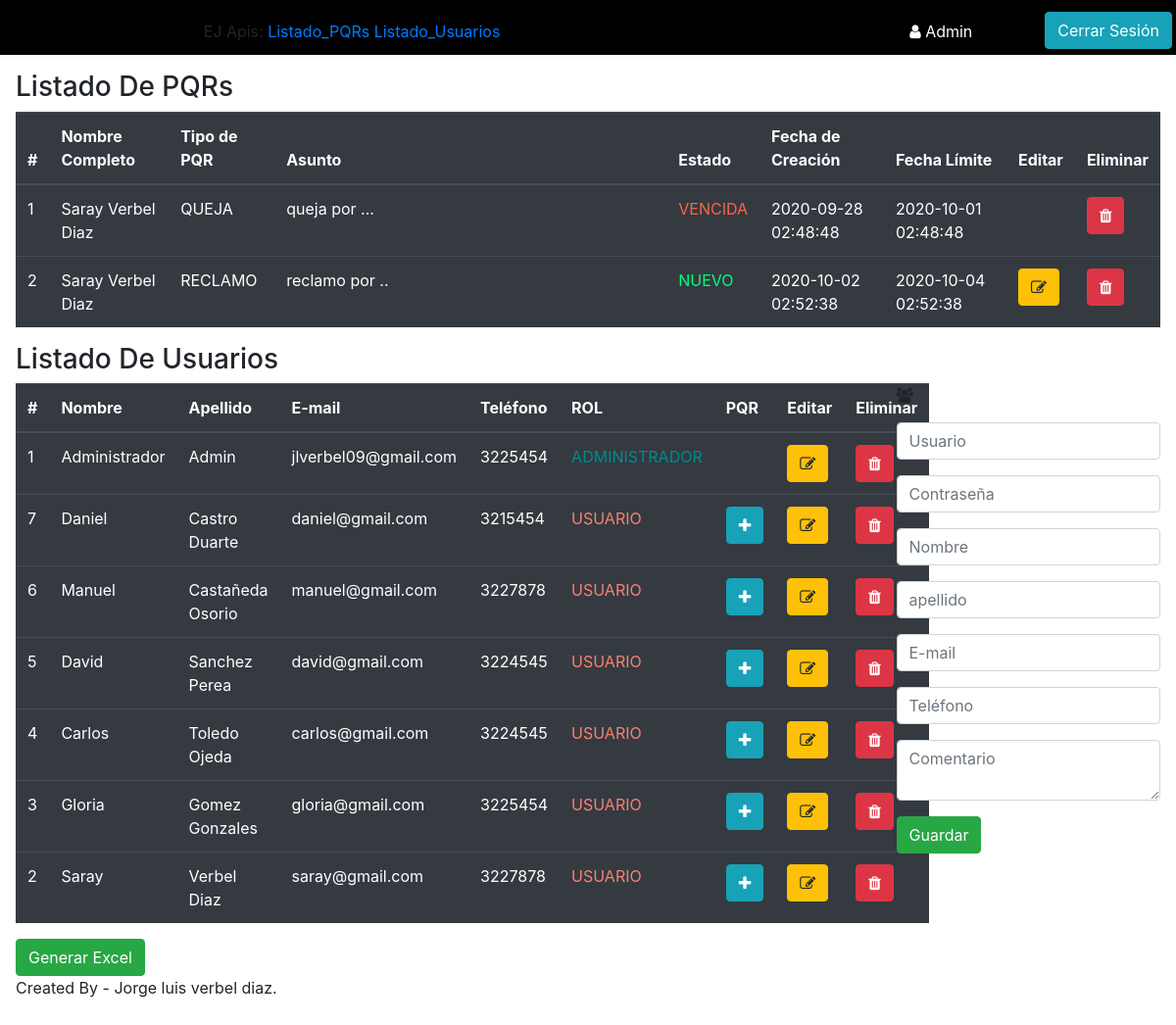
/site/dashboard/dashboard.php (signed in), run on an earlier commit of the app's database.
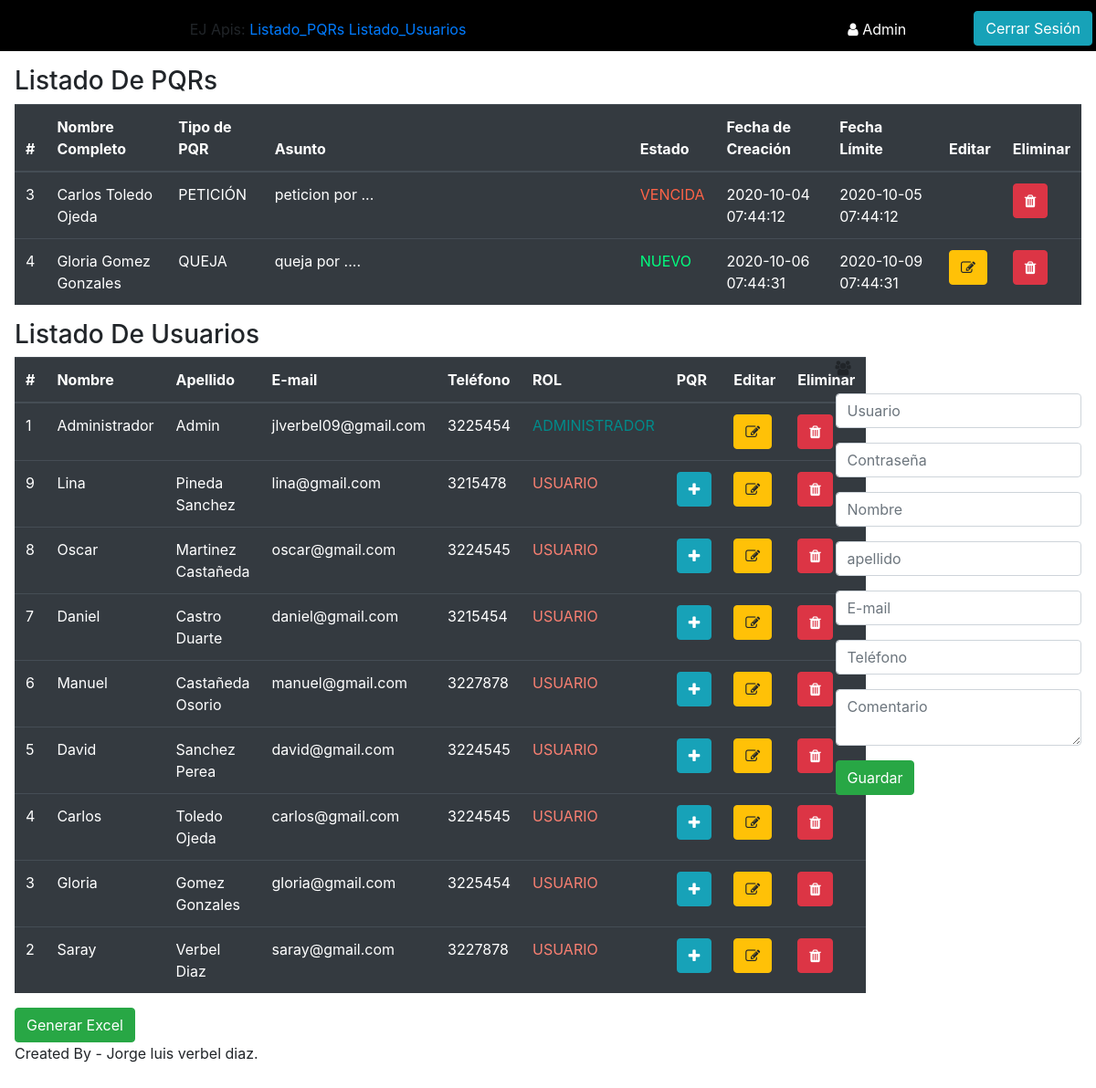
And on a later commit of the database.
### tables this page shows
CREATE TABLE `pqr` (
  `id` int(11) NOT NULL AUTO_INCREMENT,
  `id_usuario` int(11) DEFAULT NULL,
  `tipo_pqr` enum('Petición','Queja','Reclamo') DEFAULT NULL,
  `asunto_pqr` text DEFAULT NULL,
  `estado` enum('Nuevo','En ejecución','Cerrado','Vencida') DEFAULT NULL,
  `fecha_creacion` datetime DEFAULT NULL,
  `fecha_limite` datetime DEFAULT NULL,
  `updated_at` date DEFAULT NULL,
  PRIMARY KEY (`id`)
);

CREATE TABLE `users` (
  `id` int(11) NOT NULL AUTO_INCREMENT,
  `firstname` varchar(100) DEFAULT NULL,
  `lastname` varchar(100) DEFAULT NULL,
  `email` varchar(100) DEFAULT NULL,
  `phone` double DEFAULT NULL,
  `rol` enum('Administrador','Usuario') DEFAULT NULL,
  `user` varchar(100) DEFAULT NULL,
  `password` varchar(100) DEFAULT NULL,
  `commentary` text DEFAULT NULL,
  `created_at` datetime DEFAULT NULL,
  `updated_at` datetime DEFAULT NULL,
  PRIMARY KEY (`id`)
);

### class/clsConnectDB.php (called while the page is built, shortened)
<?php
	class ConnectDB {
		private $user="root";
		private $password='';
		private $host="localhost";
		private $db="extreme";
		private $charset="utf8";
		private $conexion;
		private function Conectar() {
			$this->conexion = new mysqli($this->host, $this->user, $this->password, $this->db);
			$this->conexion->set_charset($this->charset);
			if ($this->conexion->connect_errno) {
				return false;
			}else {
				return true;
			}
		}
		function enviarQuery($query,$tipo,$rtID=false) {
			switch ($tipo) {
				case 'R':
					$resultado = $this->conexion->query($query);
					if (!$resultado) {
						$this->errMsj = $this->conexion->connect_errno.":".$this->conexion->connect_error;
					}else {
						if (@$resultado->num_rows == 0) {
							return false;
						}
						else {
							$resultado->data_seek(0);
							while ($fila = $resultado->fetch_assoc()) {
								$rst[] = $fila;
							}
							return $rst;
						}
					}
					break;
			}
		}
	}
?>

### class/clsDashboard.php (called while the page is built, shortened)
<?php
	class Dashboard
	{
		private $db;
		function __construct() {
			$this->db = new ConnectDB();
		}
		function listadoClientes(){
			$query = "SELECT * FROM users ORDER BY rol,id DESC;";
			$rst = $this->db->enviarQuery($query,'R');
			if(@$rst[0]['id'] != ""){
				return $rst;
			}else{
				return array("ErrorStatus"=>true);
			}
		}
		function listPQR(){
			$query2 = "SELECT *, p.id as pqrID FROM pqr p
			inner join users u on u.id = p.id_usuario
			WHERE
			fecha_limite < NOW() and estado <> 'Vencida' or
			fecha_limite < NOW() and estado <> 'Cerrado'
			";
			$rst2 = $this->db->enviarQuery($query2,'R');
			if(@$rst2[0]['id'] != ""){
				foreach($rst2 as $r2){
					$query2 = "UPDATE pqr SET
					estado = 'Vencida'
					WHERE id = ".$r2['pqrID']."
					";
					$this->db->enviarQuery($query2,'R');
				}
			}
			$query = "SELECT p.id,id_usuario, firstname, lastname, tipo_pqr, asunto_pqr, estado,fecha_creacion, fecha_limite FROM pqr p
			INNER JOIN users u ON u.`id` = p.`id_usuario`";
			$rst = $this->db->enviarQuery($query,'R');
			if(@$rst[0]['id'] != ""){
				return $rst;
			}else{
				return array("ErrorStatus"=>true);
			}
		}
	}
?>

### site/dashboard/dashboard.php (the view, shortened to what the rows shown need)
<?php
    include '../../class/clsConnectDB.php';
    include '../../class/clsDashboard.php';
    $Dashboard = new Dashboard();
    $listClients = $Dashboard->listadoClientes();
    $listPQRs = $Dashboard->listPQR();
    include '../header.php';
?>
<link rel="stylesheet" href="../../assets/css/styles/dashboard.scss">
<?php
    if($_SESSION['rol'] == 'Administrador'){
?>
    <div class="h-100 p-3  flex-column">
        <div class="row">
            <div class="col-md-12">
                <table class="table table-dark">
                    <thead>
                        <tr>
                            <th scope="col">#</th>
                            <th scope="col">Nombre Completo</th>
                            <th scope="col">Tipo de PQR</th>
                            <th scope="col">Asunto</th>
                            <th scope="col">Estado</th>
                            <th scope="col">Fecha de Creación</th>
                            <th scope="col">Fecha Límite</th>
                            <th scope="col">Editar</th>
                            <th scope="col">Eliminar</th>
                        </tr>
                    </thead>
                    <tbody>
                        <tr>
                        <?php
                        if(isset($listPQRs['ErrorStatus']) && $listPQRs['ErrorStatus'] ==  1){
                            ?>
                        <tr>
                            <td colspan="4">No Existe ningún PQR</td>
                        </tr>
                        <?php
                        }else{
                            foreach($listPQRs as $l){
                                ?>
                                <td>
                                    <?= $l['id']?>
                                </td>
                                <td>
                                    <?= ucwords( $l['firstname'] .' '. $l['lastname'] )?>
                                </td>
                                <td class="tipodepqr">
                                    <?= $l['tipo_pqr']?>
                                </td>
                                <td style=" width: 400px; text-align: justify">
                                    <?= $l['asunto_pqr']?>
                                </td>
                                <td>
                                    <?php
                                        if($l['estado'] == 'Nuevo'){
                                            ?>
                                                <span class="estadoPqr nuevo">
                                                    <?=$l['estado'] ?>
                                                </span>
                                            <?php
                                        }else if($l['estado'] == 'En ejecución'){
                                            ?>
                                                <span class="estadoPqr enejecucion">
                                                    <?=$l['estado'] ?>
                                                </span>
                                            <?php
                                        }else if($l['estado'] == 'Cerrado'){
                                            ?>
                                                <span class="estadoPqr cerrado">
                                                    <?=$l['estado'] ?>
                                                </span>
                                            <?php
                                        }else if($l['estado'] == 'Vencida'){
                                            ?>
                                                <span class="estadoPqr vencida">
                                                    <?=$l['estado'] ?>
                                                </span>
                                            <?php
                                        }
                                    ?>
                                </td>
                                <td>
                                    <?= $l['fecha_creacion']?>
                                </td>
                                <td>
                                    <?= $l['fecha_limite']?>
                                </td>
                                <td>
                                    <?php
                                        if($l['estado'] != 'Cerrado'){
                                            if($l['estado'] != 'Vencida'){
                                                ?>
                                                <button class="btn btn-warning"
                                                    onClick="cargarPQR(<?= $l['id']?>)"
                                                    data-toggle="modal" data-target="#pqr">
                                                    <span class="fa fa-edit"></span>
                                                </button>
                                                <?php
                                            }
                                        }
                                    ?>
                                </td>
                                <td>
                                    <button class="btn btn-danger "
                                        onClick="eliminarPQR(<?= $l['id']?>)">
                                        <span class="fa fa-trash"></span>
                                    </button>
                                </td>
                            </tr>
                                <?php
                            }
                        }
                        ?>
                    </tbody>
                </table>
            </div>
        </div>
        <div class="row">
            <div class="col-md-9">
                <table class="table table-dark">
                    <thead>
                        <tr>
                            <th scope="col">#</th>
                            <th scope="col">Nombre</th>
                            <th scope="col">Apellido</th>
                            <th scope="col">E-mail</th>
                            <th scope="col">Teléfono</th>
                            <th scope="col">ROL</th>
                            <th scope="col">PQR</th>
                            <th scope="col">Editar</th>
                            <th scope="col">Eliminar</th>
                        </tr>
                    </thead>
                    <tbody>
                        <?php
                        if(isset($listClients['ErrorStatus']) && $listClients['ErrorStatus'] ==  1){
                            ?>
                        <tr>
                            <td colspan="4">No hay datos</td>
                        </tr>
                        <?php
                        }else{
                            foreach($listClients as $client){ ?>
                        <tr>
                            <td><?=$client['id']?></td>
                            <td><?= ucwords($client['firstname'])?></td>
                            <td><?= ucwords($client['lastname'])?></td>
                            <td><?=$client['email']?></td>
                            <td><?=$client['phone']?></td>
                            <?php
                                if($client['rol'] == 'Administrador'){
                                    ?>
                            <td class="admin"><?=$client['rol']?></td>
                            <?php
                                }else if($client['rol'] == 'Usuario'){
                                    ?>
                            <td class="user"><?=$client['rol']?></td>
                            <?php
                                }
                            ?>
                            <td>
                                <?php
                                    if($client['rol'] == 'Usuario'){
                                        ?>
                                        <button class="btn btn-info" onClick="cargarUsuarioPQR(<?= $client['id']?>)"
                                            data-toggle="modal" data-target="#pqr">
                                            <span class="fa fa-plus"></span>
                                        </button>
                                        <?php
                                    }
                                ?>
                            </td>
                            <td >
                                <button class="btn btn-warning" onClick="editarCliente(<?= $client['id']?>)">
                                    <span class="fa fa-edit"></span>
                                </button>
                            </td>
                            <td>
                                <button class="btn btn-danger " onClick="eliminarCliente(<?= $client['id']?>)">
                                    <span class="fa fa-trash"></span>
                                </button>
                            </td>
                        </tr>
                        <?php
                            }
                        } ?>
                    </tbody>
                </table>
            </div>
        </div>
    </div>
<?php
    }else if($_SESSION['rol'] == 'Usuario'){
?>
    <div class="h-100 p-3 flex-column">
        <div class="row">
            <div class="col-md-12">
                <h3>Listado De PQRs</h3>
            </div>
            <div class="col-md-12">
                <table class="table table-dark">
                    <thead>
                        <tr>
                            <th scope="col">#</th>
                            <th scope="col">Tipo de PQR</th>
                            <th scope="col">Asunto</th>
                            <th scope="col">Estado</th>
                            <th scope="col">Fecha de Creación</th>
                            <th scope="col">Fecha Límite</th>
                        </tr>
                    </thead>
                    <tbody>
                        <tr>
                        <?php
                        if(isset($listPQRs['ErrorStatus']) && $listPQRs['ErrorStatus'] ==  1){
                            ?>
                        <tr>
                            <td colspan="4">No Existe ningún PQR</td>
                        </tr>
                        <?php
                        }else{
                            foreach($listPQRs as $l){
                                if($l['id_usuario'] == $_SESSION['idUsuario']){
                                    ?>
                                    <td>
                                        <?= $l['id']?>
                                    </td>
                                    <td class="tipodepqr">
                                        <?= $l['tipo_pqr']?>
                                    </td>
                                    <td style=" width: 400px; text-align: justify">
                                        <?= $l['asunto_pqr']?>
                                    </td>
                                    <td>
                                        <?php
                                            if($l['estado'] == 'Nuevo'){
                                                ?>
                                                    <span class="estadoPqr nuevo">
                                                        <?=$l['estado'] ?>
                                                    </span>
                                                <?php
                                            }else if($l['estado'] == 'En ejecución'){
                                                ?>
                                                    <span class="estadoPqr enejecucion">
                                                        <?=$l['estado'] ?>
                                                    </span>
                                                <?php
                                            }else if($l['estado'] == 'Cerrado'){
                                                ?>
                                                    <span class="estadoPqr cerrado">
                                                        <?=$l['estado'] ?>
                                                    </span>
                                                <?php
                                            }else if($l['estado'] == 'Vencida'){
                                                ?>
                                                    <span class="estadoPqr vencida">
                                                        <?=$l['estado'] ?>
                                                    </span>
                                                <?php
                                            }
                                        ?>
                                    </td>
                                    <td>
                                        <?= $l['fecha_creacion']?>
                                    </td>
                                    <td>
                                        <?= $l['fecha_limite']?>
                                    </td>
                                </tr>
                                    <?php
                                }
                            }
                        }
                        ?>
                    </tbody>
                </table>
            </div>
        </div>
    </div>
<?php
    }
?>
<?php include '../footer.php';

What changed in the data, as far as the page shows it:
removed pqr: id "1", users.firstname+lastname "Saray Verbel Diaz", tipo_pqr "QUEJA", asunto_pqr "queja por ...", estado "VENCIDA", fecha_creacion "2020-09-28 02:48:48", fecha_limite "2020-10-01 02:48:48"
removed pqr: id "2", users.firstname+lastname "Saray Verbel Diaz", tipo_pqr "RECLAMO", asunto_pqr "reclamo por ..", estado "NUEVO", fecha_creacion "2020-10-02 02:52:38", fecha_limite "2020-10-04 02:52:38"
added pqr: id "3", users.firstname+lastname "Carlos Toledo Ojeda", tipo_pqr "PETICIÓN", asunto_pqr "peticion por ...", estado "VENCIDA", fecha_creacion "2020-10-04 07:44:12", fecha_limite "2020-10-05 07:44:12"
added pqr: id "4", users.firstname+lastname "Gloria Gomez Gonzales", tipo_pqr "QUEJA", asunto_pqr "queja por ....", estado "NUEVO", fecha_creacion "2020-10-06 07:44:31", fecha_limite "2020-10-09 07:44:31"
added users: id "9", firstname "Lina", lastname "Pineda Sanchez", email "lina@gmail.com", phone "3215478", rol "USUARIO"
added users: id "8", firstname "Oscar", lastname "Martinez Castañeda", email "oscar@gmail.com", phone "3224545", rol "USUARIO"
